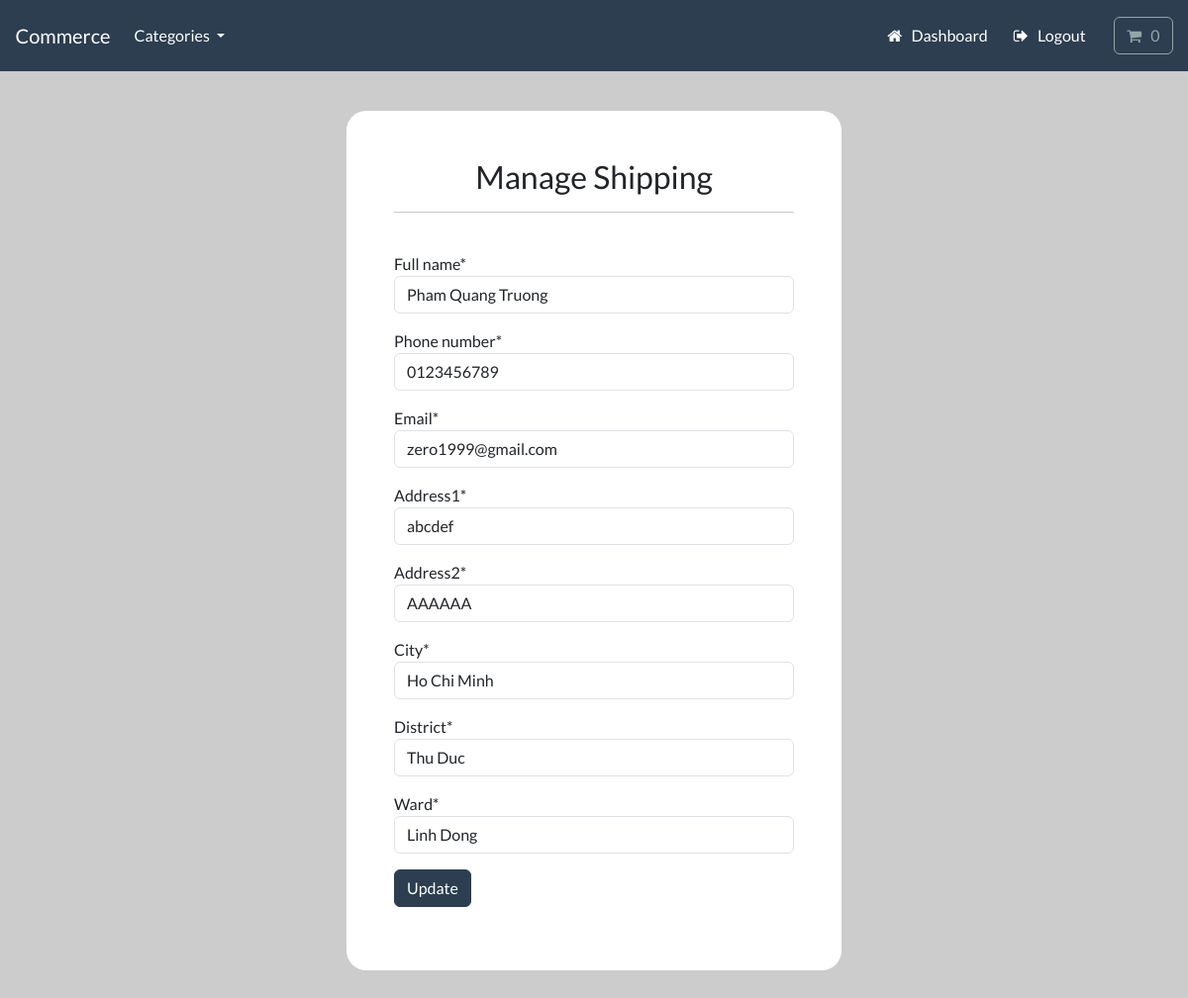
/account/manage_shipping (signed in), run on the app's committed database.
### payment/models.py (models this page shows, shortened)
class ShippingAddress(models.Model):
    user = models.ForeignKey(User, on_delete=models.CASCADE, related_name='shipping_address', null=True, blank=True)
    full_name = models.CharField(max_length=250)
    phone_number = models.CharField(max_length=250)
    email = models.EmailField(max_length=250)
    address1 = models.CharField(max_length=400)
    address2 = models.CharField(max_length=400)
    city = models.CharField(max_length=250)
    district = models.CharField(max_length=250)
    ward = models.CharField(max_length=250)
    class Meta:
        verbose_name_plural = 'Shipping Addresses'

### account/views.py (the view, shortened to what this page needs)
# urls.py: path('manage_shipping', views.manage_shipping, name='manage_shipping'),
@login_required(login_url='login')
def manage_shipping(request):
    try:
        shipping = ShippingAddress.objects.get(user=request.user.id)
    except ShippingAddress.DoesNotExist:
        shipping = None
    form = ShippingForm(instance=shipping)
    return render(request, 'account/manage_shipping.html', {
        'form': form,
    })

### payment/forms.py
class ShippingForm(forms.ModelForm):
    class Meta:
        model = ShippingAddress
        fields = ['full_name', 'phone_number', 'email', 'address1', 'address2', 'city', 'district', 'ward']
        exclude = ['user',]

### cart/cart.py (called while the page is built)
    def __len__(self):
        return sum(item['quantity'] for item in self.cart.values())

### cart/context_processors.py (called while the page is built)
def cart(request):
    return {'cart': Cart(request)}

### store/views.py (called while the page is built)
def categories(request):
    all_categories = Category.objects.all()
    return {'all_categories': all_categories}

### account/templates/account/manage_shipping.html (shortened to what this page needs)
{% include "store/base.html" %}
{% load static %}
{% load crispy_forms_tags %}
{% block content %}
    <body>
        <div class="container">
            <div class="row justify-content-center p-3">
                <div class="container bg-white shadow-md p-5 mt-4 mb-5 form-layout">
                    <div class="text-center">
                        <h3> Manage Shipping </h3>
                    </div>
                    <hr>
                    <br>
                    <form method="POST" autocomplete="off">
                        <div class="row">
                            <div class="col-lg-12 col-md-12 mb-3">
                                {{form.full_name|as_crispy_field}}
                            </div>
                            <div class="col-lg-12 col-md-12 mb-3">
                                {{form.phone_number|as_crispy_field}}
                            </div>
                            <div class="col-lg-12 col-md-12 mb-3">
                                {{form.email|as_crispy_field}}
                            </div>
                            <div class="col-lg-12 col-md-12 mb-3">
                                {{form.address1|as_crispy_field}}
                            </div>
                            <div class="col-lg-12 col-md-12 mb-3">
                                {{form.address2|as_crispy_field}}
                            </div>
                            <div class="col-lg-12 col-md-12 mb-3">
                                {{form.city|as_crispy_field}}
                            </div>
                            <div class="col-lg-12 col-md-12 mb-3">
                                {{form.district|as_crispy_field}}
                            </div>
                            <div class="col-lg-12 col-md-12 mb-3">
                                {{form.ward|as_crispy_field}}
                            </div>
                        </div>
                        <button type="submit"class="btn btn-primary mb-3"> Update </button>
                    </form>
                </div>
            </div>
        </div>
    </body>
{% endblock %}

### static/css/styles.css (style rules this page uses)
.form-layout { border-radius: 20px; width: 500px; }

### account/templates/account/manage_shipping.html (style rules this page uses)
body { background-color: #CCCCCC; }

### data on the page
ShippingAddress: full_name "Pham Quang Truong", phone_number "0123456789", email "zero1999@gmail.com", address1 "abcdef", address2 "AAAAAA", city "Ho Chi Minh", district "Thu Duc", ward "Linh Dong"
